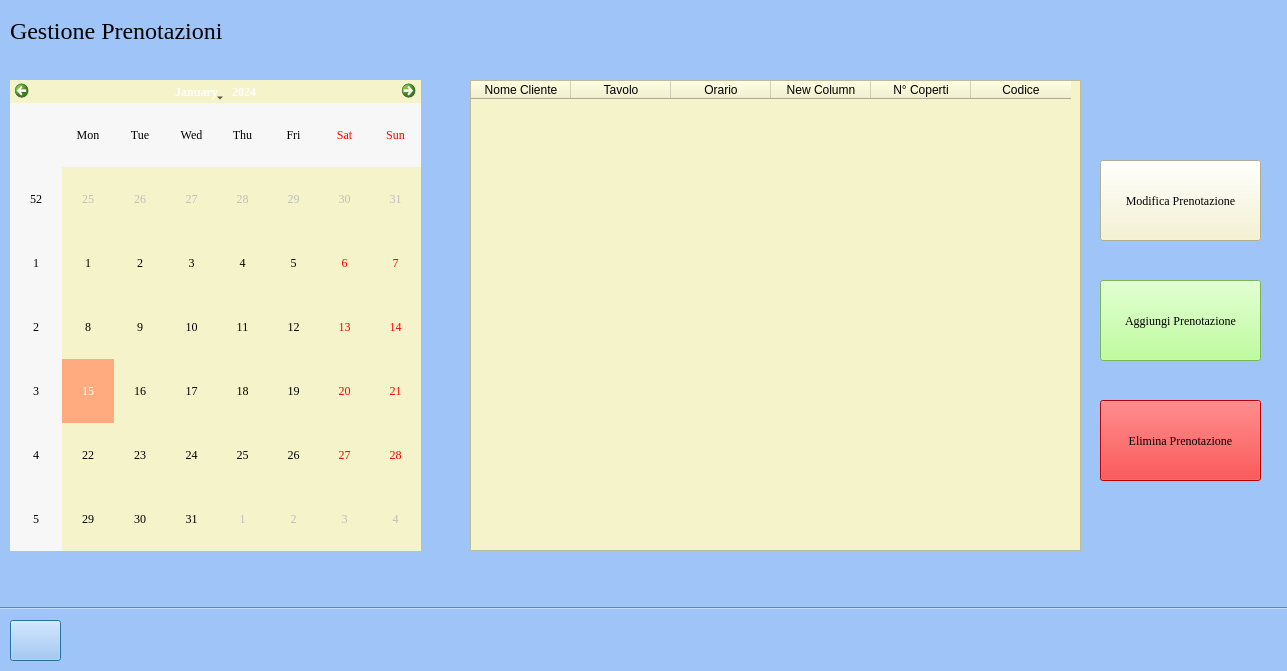
<?xml version="1.0" encoding="UTF-8"?>
<ui version="4.0">
 <class>Dialog</class>
 <widget class="QDialog" name="Dialog">
  <property name="geometry">
   <rect>
    <x>0</x>
    <y>0</y>
    <width>1287</width>
    <height>671</height>
   </rect>
  </property>
  <property name="windowTitle">
   <string>Dialog</string>
  </property>
  <property name="styleSheet">
   <string notr="true">background-color: rgb(159, 197, 248);</string>
  </property>
  <widget class="QPushButton" name="bt_back">
   <property name="geometry">
    <rect>
     <x>10</x>
     <y>620</y>
     <width>51</width>
     <height>41</height>
    </rect>
   </property>
   <property name="styleSheet">
    <string notr="true">image: url(:/Icone/Icone/feather/arrow-left.svg);</string>
   </property>
   <property name="text">
    <string/>
   </property>
   <property name="icon">
    <iconset>
     <normaloff>../immagini QT DESIGNER/446997.png</normaloff>../immagini QT DESIGNER/446997.png</iconset>
   </property>
  </widget>
  <widget class="Line" name="linea_sotto">
   <property name="geometry">
    <rect>
     <x>0</x>
     <y>600</y>
     <width>1291</width>
     <height>16</height>
    </rect>
   </property>
   <property name="orientation">
    <enum>Qt::Horizontal</enum>
   </property>
  </widget>
  <widget class="QLabel" name="lbl_titolo_gest_pren">
   <property name="geometry">
    <rect>
     <x>10</x>
     <y>10</y>
     <width>311</width>
     <height>41</height>
    </rect>
   </property>
   <property name="font">
    <font>
     <family>Georgia</family>
     <pointsize>18</pointsize>
    </font>
   </property>
   <property name="text">
    <string>Gestione Prenotazioni</string>
   </property>
  </widget>
  <widget class="QTableWidget" name="tableWidget">
   <property name="geometry">
    <rect>
     <x>470</x>
     <y>80</y>
     <width>611</width>
     <height>471</height>
    </rect>
   </property>
   <property name="font">
    <font>
     <family>Georgia</family>
    </font>
   </property>
   <property name="styleSheet">
    <string notr="true">background-color: rgb(245, 243, 201);</string>
   </property>
   <column>
    <property name="text">
     <string>Nome Cliente</string>
    </property>
   </column>
   <column>
    <property name="text">
     <string>Tavolo</string>
    </property>
   </column>
   <column>
    <property name="text">
     <string>Orario</string>
    </property>
   </column>
   <column>
    <property name="text">
     <string>New Column</string>
    </property>
   </column>
   <column>
    <property name="text">
     <string>N° Coperti</string>
    </property>
   </column>
   <column>
    <property name="text">
     <string>Codice</string>
    </property>
   </column>
  </widget>
  <widget class="QPushButton" name="bt_modifica_prenot">
   <property name="geometry">
    <rect>
     <x>1100</x>
     <y>160</y>
     <width>161</width>
     <height>81</height>
    </rect>
   </property>
   <property name="font">
    <font>
     <family>Georgia</family>
    </font>
   </property>
   <property name="styleSheet">
    <string notr="true">background-color: rgb(245, 243, 201);</string>
   </property>
   <property name="text">
    <string>Modifica Prenotazione</string>
   </property>
  </widget>
  <widget class="QPushButton" name="bt_elimina_prenot">
   <property name="geometry">
    <rect>
     <x>1100</x>
     <y>400</y>
     <width>161</width>
     <height>81</height>
    </rect>
   </property>
   <property name="font">
    <font>
     <family>Georgia</family>
    </font>
   </property>
   <property name="styleSheet">
    <string notr="true">background-color: rgb(255, 0, 0);</string>
   </property>
   <property name="text">
    <string>Elimina Prenotazione</string>
   </property>
  </widget>
  <widget class="QPushButton" name="bt_aggiung_prenot">
   <property name="geometry">
    <rect>
     <x>1100</x>
     <y>280</y>
     <width>161</width>
     <height>81</height>
    </rect>
   </property>
   <property name="font">
    <font>
     <family>Georgia</family>
    </font>
   </property>
   <property name="styleSheet">
    <string notr="true">background-color: rgb(170, 255, 127);</string>
   </property>
   <property name="text">
    <string>Aggiungi Prenotazione</string>
   </property>
  </widget>
  <widget class="QCalendarWidget" name="calendario_gest_prenot">
   <property name="geometry">
    <rect>
     <x>10</x>
     <y>80</y>
     <width>411</width>
     <height>471</height>
    </rect>
   </property>
   <property name="font">
    <font>
     <family>Georgia</family>
    </font>
   </property>
   <property name="styleSheet">
    <string notr="true">background-color: rgb(245, 243, 201);
selection-background-color: rgb(255, 170, 127);</string>
   </property>
  </widget>
 </widget>
 <resources>
  <include location="Risorse/Icons.qrc"/>
 </resources>
 <connections/>
</ui>
